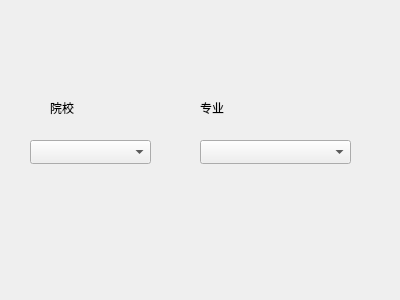
<?xml version="1.0" encoding="UTF-8"?>
<ui version="4.0">
 <class>Widget</class>
 <widget class="QWidget" name="Widget">
  <property name="geometry">
   <rect>
    <x>0</x>
    <y>0</y>
    <width>400</width>
    <height>300</height>
   </rect>
  </property>
  <property name="windowTitle">
   <string>Widget</string>
  </property>
  <widget class="QLabel" name="label">
   <property name="geometry">
    <rect>
     <x>50</x>
     <y>100</y>
     <width>57</width>
     <height>16</height>
    </rect>
   </property>
   <property name="text">
    <string>院校</string>
   </property>
  </widget>
  <widget class="QLabel" name="label_2">
   <property name="geometry">
    <rect>
     <x>200</x>
     <y>100</y>
     <width>57</width>
     <height>16</height>
    </rect>
   </property>
   <property name="text">
    <string>专业</string>
   </property>
  </widget>
  <widget class="QComboBox" name="CollegeCmb">
   <property name="geometry">
    <rect>
     <x>30</x>
     <y>140</y>
     <width>121</width>
     <height>24</height>
    </rect>
   </property>
  </widget>
  <widget class="QComboBox" name="majorCmb">
   <property name="geometry">
    <rect>
     <x>200</x>
     <y>140</y>
     <width>151</width>
     <height>24</height>
    </rect>
   </property>
  </widget>
 </widget>
 <layoutdefault spacing="6" margin="11"/>
 <resources/>
 <connections/>
</ui>
